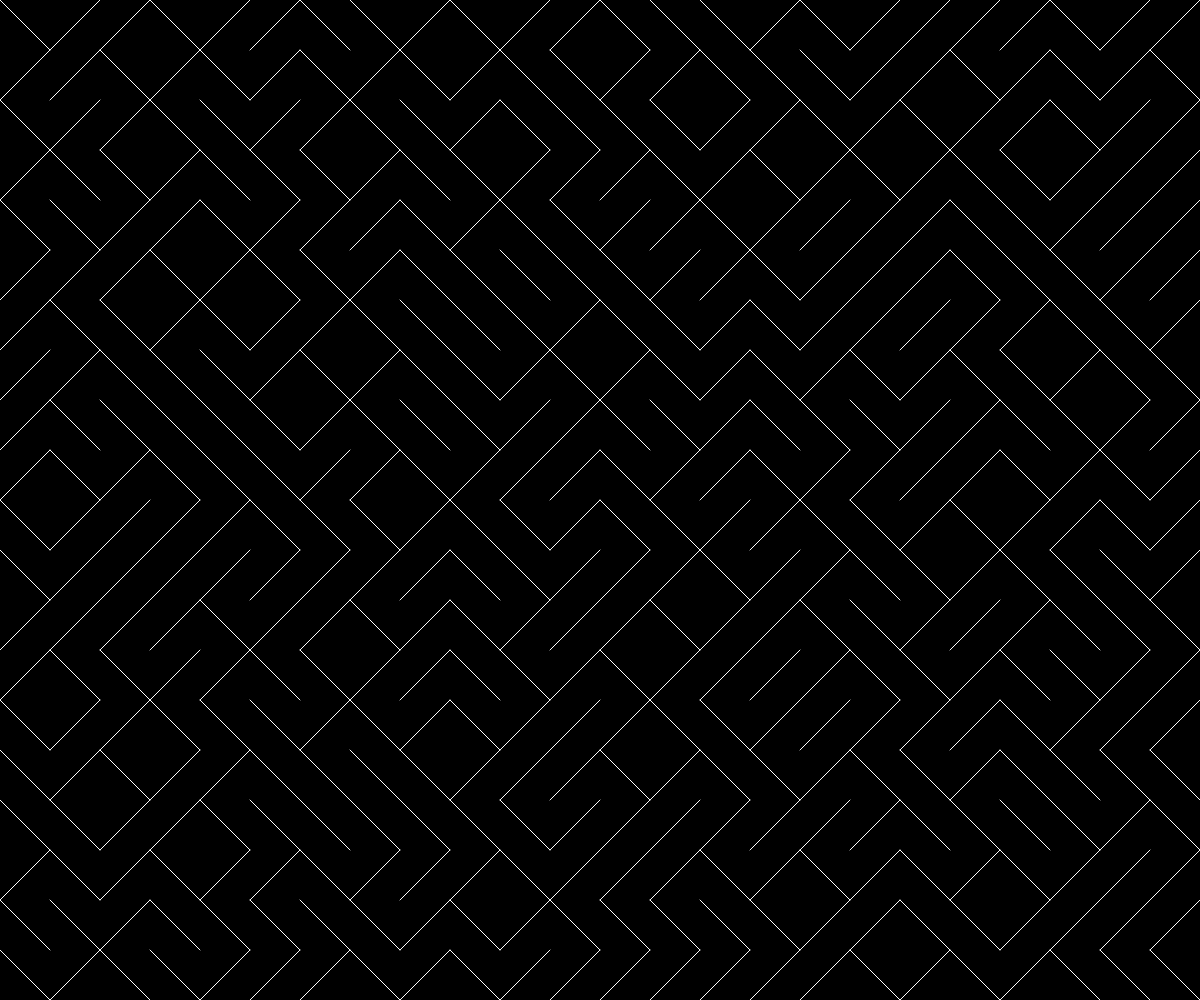
Frame 1 (no input)
Frame 60 (no input): identical to frame 1, image omitted
Frame 120 (the mouse pressed at the canvas centre since frame 60): identical to frame 1, image omitted

The p5.js sketch that drew this single still picture (run headless with seeded random() and noise() and a simulated clock; from frame 60 on, the mouse is pressed at the canvas centre):

// p5.js sketch
// ── sketch.js
let cellSize = 50
let seed = 1234

function preload() {
}

function setup() {
  createCanvas(windowWidth, windowHeight);
  pixelDensity(1);
}

function draw() {
  background(0)
  randomSeed(seed)
  noFill()
  stroke(255)
  for (let i = 0; i < width; i = i + cellSize) {
    for (let j = 0; j < height; j = j + cellSize) {
      let n = random(100)
      if(n< 50){
        line(i, j+cellSize , i+cellSize, j)
      }
      else{
        line(i,j, i+cellSize, j+cellSize)
      }
    }
  }
}

function mouseClicked() {
  cellSize = random(25, 150)
  seed = random(9999999)
}
